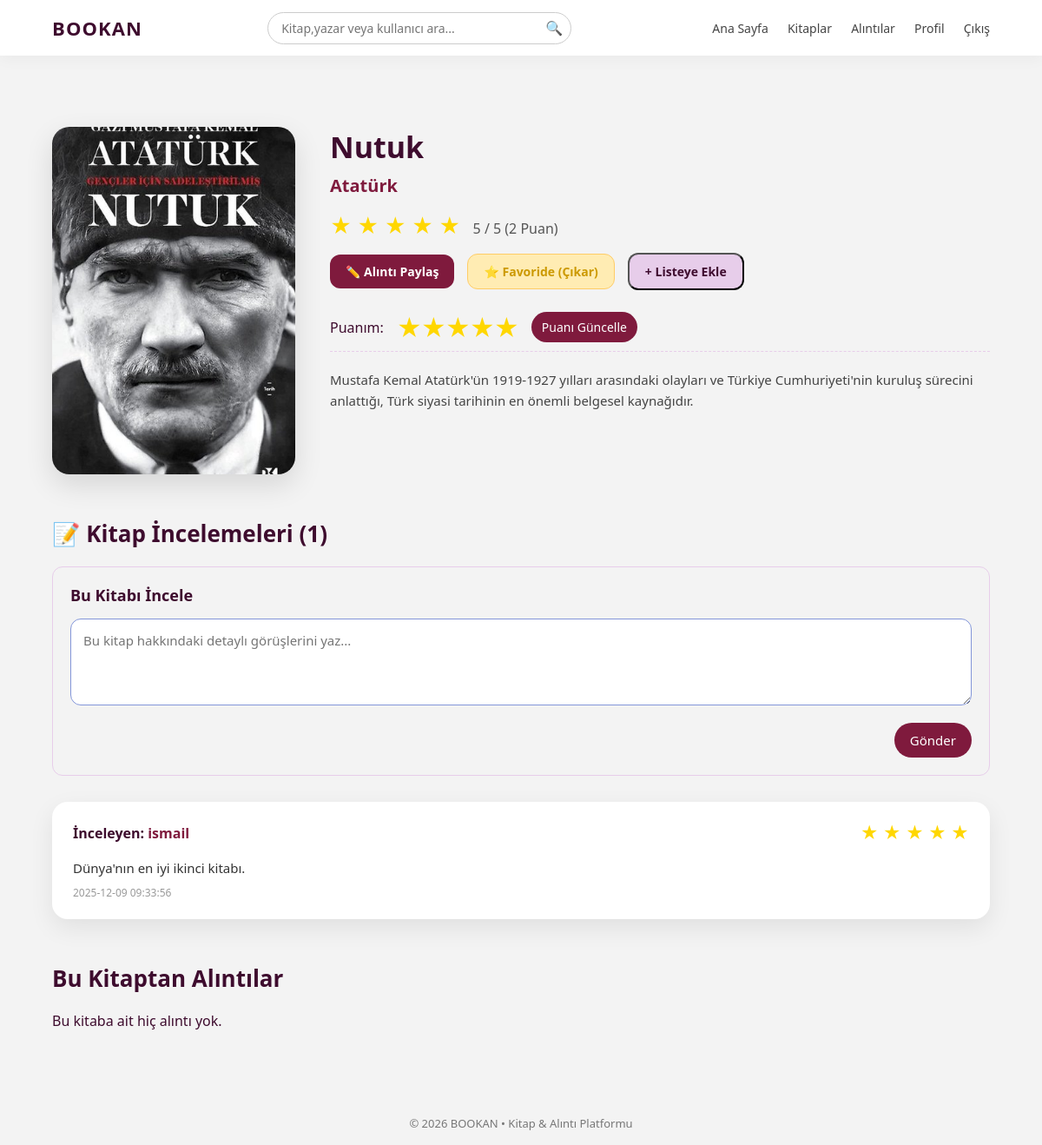
The page /kitap_detay.php?id=104 (signed in) on the database its author committed.
### tables this page shows
CREATE TABLE `kitaplar` (
  `id` int(11) NOT NULL,
  `kitap_adi` varchar(150) NOT NULL,
  `yazar` varchar(100) NOT NULL,
  `kitap_turu` varchar(50) NOT NULL,
  `kapak_resmi` varchar(255) DEFAULT NULL,
  `aciklama` text,
  `eklenme_tarihi` timestamp NULL DEFAULT CURRENT_TIMESTAMP
);

CREATE TABLE `kitap_incelemeleri_metin` (
  `id` int(11) NOT NULL,
  `kitap_id` int(11) NOT NULL,
  `kullanici_id` int(11) NOT NULL,
  `inceleme_metni` text NOT NULL,
  `inceleme_tarihi` timestamp NULL DEFAULT CURRENT_TIMESTAMP
);

CREATE TABLE `kullanicilar` (
  `id` int(11) NOT NULL,
  `kullanici_adi` varchar(50) NOT NULL,
  `eposta` varchar(100) NOT NULL,
  `sifre` varchar(255) NOT NULL,
  `kayit_tarihi` timestamp NULL DEFAULT CURRENT_TIMESTAMP,
  `profil_resmi` varchar(255) DEFAULT 'default_avatar.png'
);

### kitap_detay.php (the view, shortened to what this page needs)
<?php
require "database.php";
$id = intval($_GET["id"]);
$is_favorite=false;
$current_user_id=$_SESSION["kullanici_id"] ?? 0;
$user_rating=0;
$user_review_text="";
$average_rating=0;
$total_reviews=0;
$sorgu = $baglanti->prepare("SELECT * FROM kitaplar WHERE id=?");
$sorgu->bind_param("i", $id);
$sorgu->execute();
$kitap = $sorgu->get_result()->fetch_assoc();
$rating_sorgu = $baglanti->prepare("SELECT AVG(puan) as avg_puan, COUNT(id) as total_puan FROM kitap_puanlari WHERE kitap_id = ?");
$rating_sorgu->bind_param("i", $id);
$rating_sorgu->execute();
$rating_sonuc = $rating_sorgu->get_result()->fetch_assoc();
if ($rating_sonuc && $rating_sonuc['total_puan'] > 0)
{
    $average_rating = round($rating_sonuc['avg_puan'], 2);
    $total_reviews = $rating_sonuc['total_puan'];
}
$all_reviews_sorgu = $baglanti->
prepare("
    SELECT kimm.*, kp.puan, k.kullanici_adi
    FROM kitap_incelemeleri_metin kimm
    JOIN kullanicilar k ON k.id = kimm.kullanici_id
    LEFT JOIN kitap_puanlari kp ON kp.kitap_id = kimm.kitap_id AND kp.kullanici_id = kimm.kullanici_id
    WHERE kimm.kitap_id=?
    ORDER BY kimm.inceleme_tarihi DESC
");
$all_reviews_sorgu->bind_param("i", $id);
$all_reviews_sorgu->execute();
$all_reviews = $all_reviews_sorgu->get_result();
if ($current_user_id != 0)
{
    $fav_kontrol = $baglanti->prepare("SELECT id FROM favoriler WHERE kullanici_id = ? AND kitap_id = ?");
    $fav_kontrol->bind_param("ii", $current_user_id, $id);
    $fav_kontrol->execute();
    if ($fav_kontrol->get_result()->num_rows > 0)
    {
        $is_favorite = true;
    }
    $user_rate_sorgu = $baglanti->prepare("SELECT puan FROM kitap_puanlari WHERE kullanici_id = ? AND kitap_id = ?");
    $user_rate_sorgu->bind_param("ii", $current_user_id, $id);
    $user_rate_sorgu->execute();
    $user_rate_sonuc = $user_rate_sorgu->get_result()->fetch_assoc();
    if ($user_rate_sonuc)
    {
        $user_rating = $user_rate_sonuc['puan'];
    }
}
$alinti_sorgu = $baglanti->
prepare("
    SELECT a.*, k.kullanici_adi
    FROM alintilar a
    JOIN kullanicilar k ON k.id = a.kullanici_id
    WHERE kitap_id=?
    ORDER BY paylasim_tarihi DESC");
$alinti_sorgu->bind_param("i", $id);
$alinti_sorgu->execute();
$alintilar = $alinti_sorgu->get_result();
?>
<!DOCTYPE html>
<html lang="tr">
<head>
  <link rel="stylesheet" href="assets/css/global.css">
  <link rel="stylesheet" href="assets/css/kitap_detay.css">
</head>
<body>
<?php require "header.php"; ?>
<main class="main-wrapper">
  <div class="container book-detail-wrapper">
    <div class="book-detail-top">
      <div class="book-cover">
        <?php if ($kitap["kapak_resmi"]): ?>
          <img src="uploads/<?php echo $kitap['kapak_resmi']; ?>" alt="Kapak">
        <?php else: ?>
          <img src="assets/images/book_placeholder.png" alt="Kapak">
        <?php endif; ?>
      </div>
      <div class="book-info">
        <h1><?php echo $kitap["kitap_adi"]; ?></h1>
        <h3><?php echo $kitap["yazar"]; ?></h3>
        <div class="rating-info">
            <?php if ($total_reviews > 0): ?>
                <span class="rating-stars">
                    <?php
                    for ($i = 1; $i <= 5; $i++):
                        if ($i <= floor($average_rating)): ?>
                            <span style="color: gold;">★</span>
                        <?php else: ?>
                            <span style="color: #ccc;">★</span>
                        <?php endif;
                    endfor;
                    ?>
                </span>
                <?php echo $average_rating; ?> / 5 (<?php echo $total_reviews; ?> Puan)
            <?php else: ?>
                Henüz puanlama yapılmamış. İlk puanı sen ver!
            <?php endif; ?>
        </div>
        <?php if ($current_user_id != 0): ?>
            <div class="actions">
                <a href="alinti_ekle.php?kitap_id=<?php echo $kitap['id']; ?>" class="action-btn primary">
                    ✏️ Alıntı Paylaş
                </a>
                <a href="favorite_action.php?kitap_id=<?php echo $kitap['id']; ?>"
                   class="action-btn <?= $is_favorite ? 'favorite-active' : 'favorite-passive' ?>">
                    <?= $is_favorite ? '⭐️ Favoride (Çıkar)' : '⭐ Favorilere Ekle' ?>
                </a>
                <div class="action-dropdown">
                    <button class="action-btn" onclick="toggleDropdown(event, 'listDropdown')">
                        + Listeye Ekle
                    </button>
                </div>
            </div>
            <form action="rate_action.php" method="POST" class="user-rating-form" style="margin-bottom: 20px;">
                <label>Puanım:</label>
                <div class="star-input-group">
                    <?php for ($i = 5; $i >= 1; $i--): ?>
                        <label for="rate-star<?php echo $i; ?>" title="<?php echo $i; ?> yıldız"></label>
                    <?php endfor; ?>
                </div>
                <button type="submit" class="btn btn-primary" style="padding: 8px 12px; font-size: 14px;">
                    <?= $user_rating ? 'Puanı Güncelle' : 'Puanla' ?>
                </button>
            </form>
            <?php endif; ?>
        <p><?php echo nl2br($kitap["aciklama"]); ?></p>
      </div>
    </div>
    <section class="reviews-section">
        <h2 class="quotes-title">📝 Kitap İncelemeleri (<?php echo $all_reviews->num_rows; ?>)</h2>
        <?php if ($current_user_id != 0): ?>
            <div class="review-form-wrapper">
                <h3><?= $user_review_text ? 'İncelemeni Güncelle' : 'Bu Kitabı İncele' ?></h3>
                <form action="inceleme_action.php" method="POST">
                    <textarea name="inceleme_metni" placeholder="Bu kitap hakkındaki detaylı görüşlerini yaz..." required><?= htmlspecialchars($user_review_text) ?></textarea>
                    <div class="review-form-actions" style="justify-content: flex-end;">
                        <button type="submit" class="btn btn-primary" style="padding: 10px 18px; font-size: 15px;">
                            <?= $user_review_text ? 'İncelemeyi Güncelle' : 'Gönder' ?>
                        </button>
                    </div>
                </form>
            </div>
        <?php else: ?>
            <div class='error-msg' style="margin-bottom: 20px; text-align: center; border-color: var(--c3); background: var(--c5); color: var(--c1);">
                İnceleme yapmak ve puan vermek için <a href="login.php" style="color: var(--c2); font-weight: bold;">Giriş Yap</a>.
            </div>
        <?php endif; ?>
        <?php if ($all_reviews->num_rows > 0): ?>
            <div class="reviews-list">
                <?php while($inc = $all_reviews->fetch_assoc()): ?>
                    <div class="review-card">
                        <div class="review-header">
                            <div class="review-user-info">
                                İnceleyen: <a href="profil.php?id=<?php echo $inc['kullanici_id']; ?>"><?php echo htmlspecialchars($inc['kullanici_adi']); ?></a>
                            </div>
                            <div class="review-rating-stars">
                                <?php
                                $inceleme_puan = $inc['puan'] ?? 0;
                                for ($i = 1; $i <= 5; $i++): ?>
                                    <span style="color: <?= ($i <= $inceleme_puan) ? 'gold' : '#ccc' ?>;">★</span>
                                <?php endfor; ?>
                            </div>
                        </div>
                        <p class="review-text"><?php echo nl2br(htmlspecialchars($inc['inceleme_metni'])); ?></p>
                        <small class="review-date"><?php echo $inc['inceleme_tarihi']; ?></small>
                    </div>
                <?php endwhile; ?>
            </div>
        <?php else: ?>
            <p class="no-content">Bu kitaba henüz hiç detaylı inceleme yapılmamış.</p>
        <?php endif; ?>
    </section>
    <h2 class="quotes-title" style="margin-top: 50px;">Bu Kitaptan Alıntılar</h2>
    <div class="quotes-list">
        <?php if ($alintilar->num_rows == 0): ?>
            <p>Bu kitaba ait hiç alıntı yok.</p>
        <?php endif; ?>
    </div>
  </div>
</main>
<?php require "footer.php"; ?>
</body>
</html>

### assets/css/global.css (style rules this page uses)
:root { --c1: #3e0c2e; --c2: #7f1a3d; --c3: #8396d9; --c4: #e7cdea; --c5: #f3f3f3; }
* { margin: 0; padding: 0; box-sizing: border-box; font-family: "Poppins", system-ui, -apple-system, BlinkMacSystemFont, "Segoe UI", sans-serif; }
body { background: var(--c5); color: var(--c1); }
a { text-decoration: none; color: inherit; }
.container { width: 90%; max-width: 1150px; margin: 0 auto; }
.btn { display: inline-block; padding: 10px 20px; border-radius: 999px; border: none; cursor: pointer; font-size: 14px; font-weight: 500; transition: 0.2s ease; }
.btn-primary { background: var(--c2); color: #fff; }
h1, h2, h3, h4 { color: var(--c1); }
input, textarea, select { font: inherit; }
.main-wrapper { padding: 32px 0; }

### assets/css/kitap_detay.css (style rules this page uses)
.book-detail-wrapper { padding: 50px 0; }
.book-detail-top { display: flex; gap: 40px; align-items: flex-start; margin-bottom: 40px; }
.book-cover { width: 280px; height: 400px; border-radius: 20px; overflow: hidden; box-shadow: 0 12px 32px rgba(0,0,0,0.12); }
.book-cover img { width: 100%; height: 100%; object-fit: cover; }
.book-info { flex: 1; }
.book-info h1 { font-size: 34px; margin-bottom: 8px; color: var(--c1); }
.book-info h3 { font-size: 20px; color: var(--c2); margin-bottom: 16px; }
.book-info .actions { display: flex; gap: 15px; align-items: center; margin-bottom: 25px; }
.action-btn { background: var(--c4); color: var(--c1); padding: 10px 18px; border-radius: 12px; font-size: 14px; font-weight: 600; cursor: pointer; transition: 0.2s ease; display: flex; align-items: center; gap: 8px; }
.action-btn.primary { background: var(--c2); color: #fff; }
.action-btn.favorite-active { background: #ffecb3; color: #cc9900; border: 1px solid #ffcc66; font-weight: 700; }
.book-info p { font-size: 15px; color: #444; line-height: 1.6; }
.quotes-title { font-size: 26px; margin-bottom: 20px; font-weight: 600; color: var(--c1); }
.action-dropdown { position: relative; }
.rating-info { font-size: 16px; color: #555; margin-bottom: 15px; }
.rating-stars { display: inline-block; color: #ffcc66; font-size: 24px; margin-right: 10px; }
.star-input-group { display: flex; flex-direction: row-reverse; align-items: center; }
.star-input-group label { cursor: pointer; width: 28px; font-size: 28px; line-height: 1; overflow: hidden; transition: color 0.2s; }
.star-input-group label:before { content: "★"; color: #ccc; }
.star-input-group input:checked ~ label:before,.star-input-group label:hover ~ label:before,.star-input-group label:hover:before { color: gold; }
.user-rating-form { display: flex; align-items: center; gap: 15px; margin-bottom: 20px; padding-bottom: 10px; border-bottom: 1px dashed var(--c4); }
.reviews-section { margin-top: 50px; }
.review-form-wrapper { background: var(--c5); padding: 20px; border-radius: 12px; margin-bottom: 30px; box-shadow: none; border: 1px solid var(--c4); }
.review-form-wrapper h3 { font-size: 18px; color: var(--c1); margin-bottom: 15px; }
.review-form-wrapper textarea { width: 100%; padding: 14px; border: 1px solid var(--c3); border-radius: 12px; resize: vertical; min-height: 100px; margin-bottom: 15px; font-size: 15px; }
.review-form-actions { display: flex; align-items: center; justify-content: flex-end; gap: 15px; }
.review-card { background: #fff; padding: 22px 24px; border-radius: 18px; box-shadow: 0 10px 28px rgba(0,0,0,0.08); margin-bottom: 22px; transition: 0.25s ease; }
.review-header { display: flex; justify-content: space-between; align-items: center; margin-bottom: 10px; padding-bottom: 5px; border-bottom: none; }
.review-user-info { font-weight: 700; color: var(--c1); font-size: 16px; }
.review-user-info a { color: var(--c2); }
.review-rating-stars { font-size: 20px; color: gold; }
.review-text { font-size: 15px; line-height: 1.6; color: #333; margin-bottom: 8px; }
.review-date { font-size: 12px; color: #999; margin-top: 8px; display: block; }

### rows shown on the page
kitaplar: kapak_resmi (picture), kitap_adi "Nutuk", yazar "Atatürk", aciklama "Mustafa Kemal Atatürk'ün 1919-1927 yılları arasındaki olayları ve Türkiye Cumhuriyeti'nin kuruluş sürecini anlattığı, Türk siyasi tarihinin en önemli belgesel kaynağıdır."
kitap_incelemeleri_metin: kullanici.kullanici_adi "ismail", inceleme_metni "Dünya'nın en iyi ikinci kitabı.", inceleme_tarihi "2025-12-09 09:33:56"

### other values the page prints
$average_rating "5"
$total_reviews "2"
$all_reviews->num_rows "1"
